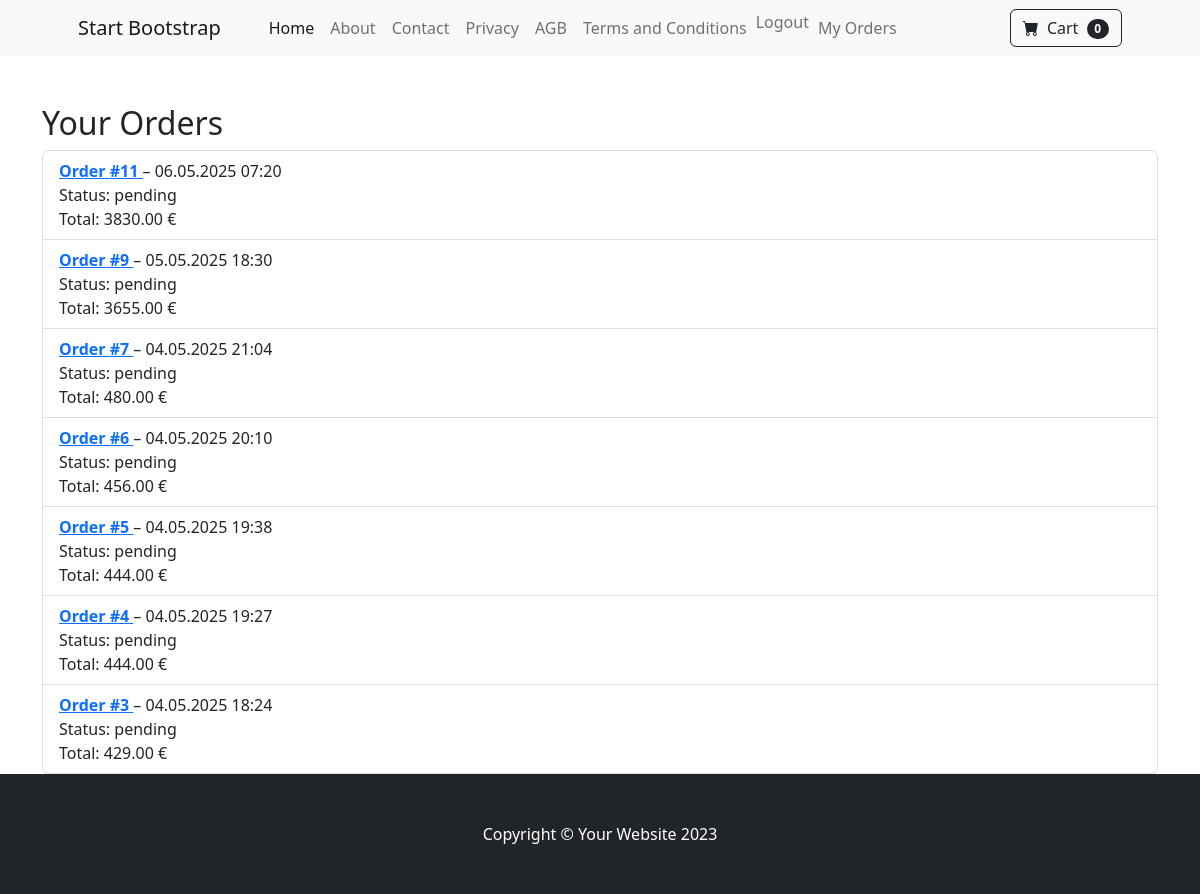
The app's page /orders/my-orders/ (signed in), older data.
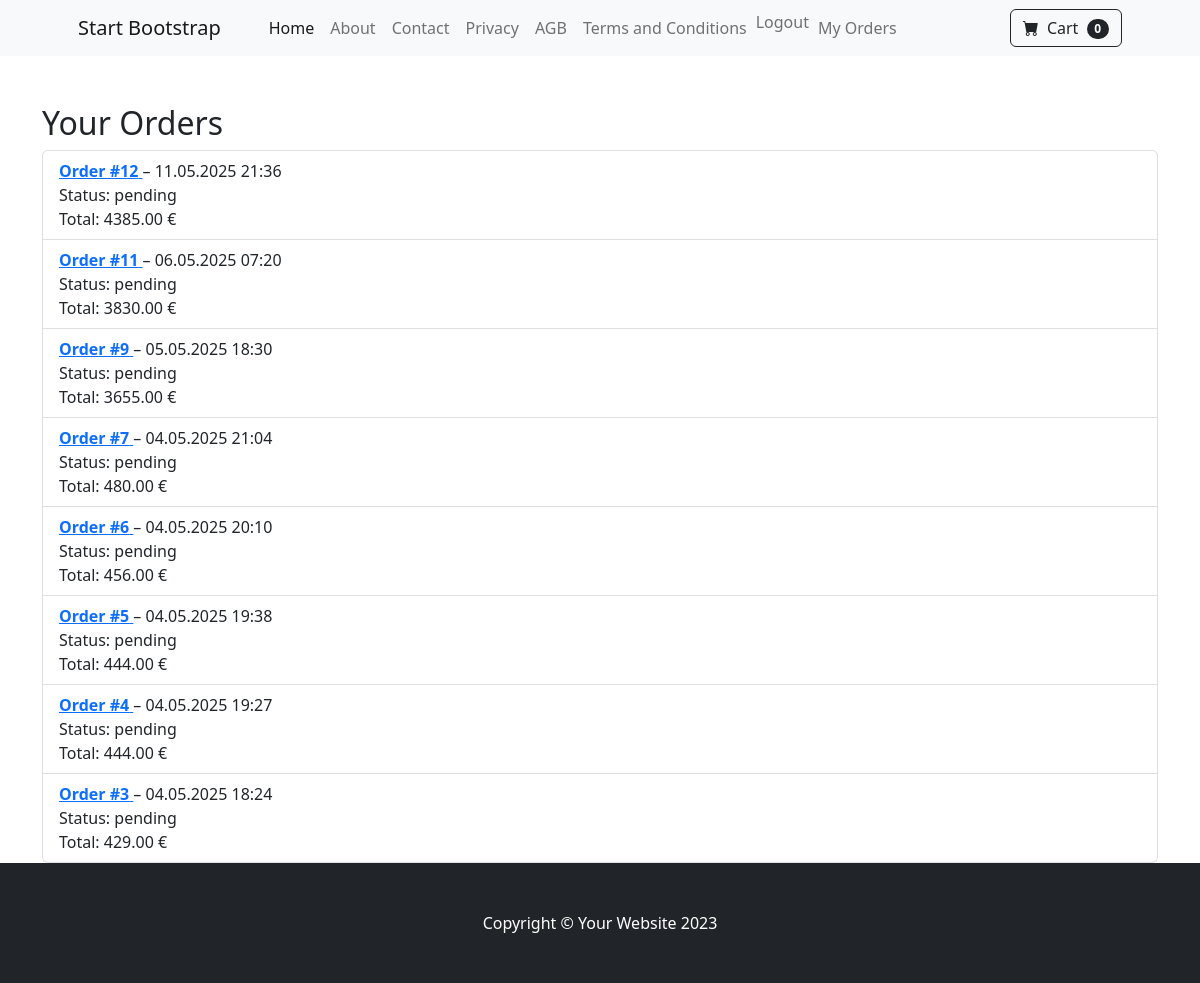
The same page, newer data.
### orders/models.py (models this page shows)
class Order(models.Model):
    user = models.ForeignKey(settings.AUTH_USER_MODEL, on_delete=models.CASCADE)
    created_at = models.DateTimeField(auto_now_add=True)
    total_price = models.DecimalField(max_digits=10, decimal_places=2)  # order total price
    shipping_address = models.CharField(max_length=255, blank=True, default="")
    status = models.CharField(choices=[
        ('new', 'New'),
        ('processing', 'Processing'),
        ('shipped', 'Shipped'),
        ('delivered', 'Delivered'),
        ('cancelled', 'Cancelled')
    ],
        default='new', max_length=30)
    payment_status = models.CharField(choices=[
        ('ooen', 'Open'),
        ('paid', 'Paid'),
        ('failed', 'Failed')
    ], default='open', max_length=30)

### orders/views.py (the view)
# urls.py: path('my-orders/', views.user_order_list_view, name='user_order_list'),
def user_order_list_view(request):
    orders = Order.objects.filter(user=request.user).order_by('-created_at')
    return render(request, 'user_order_list.html', {'orders': orders})

### orders/templates/user_order_list.html (shortened to what this page needs)
{% extends "base.html" %}
{% block content %}
<div class="container mt-5">
  <h2>Your Orders</h2>
  {% if orders %}
    <ul class="list-group">
      {% for order in orders %}
      <li class="list-group-item">
        <a href="{% url 'orders:user_order_detail' order.id %}">
          <strong>Order #{{ order.id }}</strong>
        </a> – {{ order.created_at|date:"d.m.Y H:i" }}<br />
        Status: {{ order.status }}<br />
        Total: {{ order.total_price }} €
      </li>
      {% endfor %}
    </ul>
  {% else %}
    <p>You have no orders yet.</p>
  {% endif %}
</div>
{% endblock %}

Row changes from the older to the newer data that the page shows:
added Order: id "12", created_at "11.05.2025 21:36", status "pending", total_price "4385.00"
